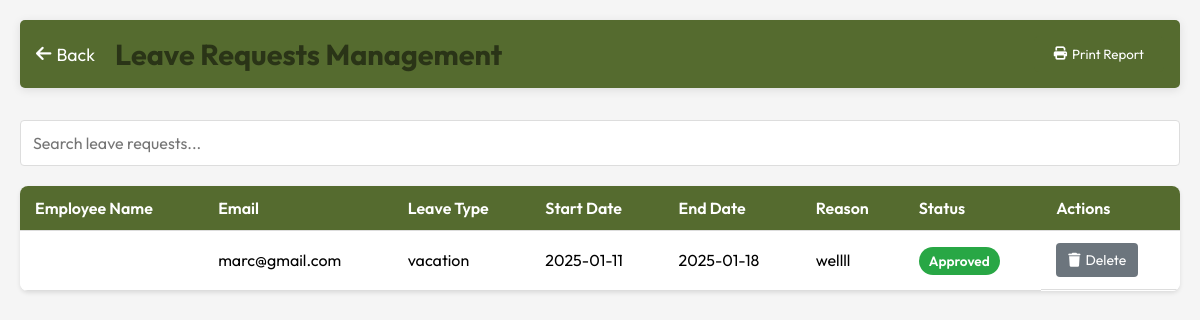
The page /admin/leaveRequests.php (signed in) on the database its author committed.
### tables this page shows
CREATE TABLE `leave_requests` (
  `id` int(11) NOT NULL AUTO_INCREMENT,
  `email` varchar(255) NOT NULL,
  `leave_type` enum('vacation','sick','personal','emergency') NOT NULL,
  `start_date` date NOT NULL,
  `end_date` date NOT NULL,
  `reason` text NOT NULL,
  `status` enum('pending','approved','rejected') DEFAULT 'pending',
  `created_at` timestamp NOT NULL DEFAULT current_timestamp(),
  PRIMARY KEY (`id`)
);

### admin/leaveRequests.php (the view, shortened to what this page needs)
<?php
include("../database/adminAcc_database.php");
$sql = "SELECT lr.*, ed.Fname, ed.Lname
        FROM leave_requests lr
        LEFT JOIN employee_data ed ON lr.email = ed.email
        ORDER BY lr.created_at DESC";
$result = $conn->query($sql);
?>
<!DOCTYPE html>
<html lang="en">
<head>
    <link rel="stylesheet" href="../CSS/leaveRequests.css">
    <link rel="stylesheet" type="text/css" href="../CSS/Loading_screen.css">
    <link rel="stylesheet" href="https://cdnjs.cloudflare.com/ajax/libs/font-awesome/6.6.0/css/all.min.css">
</head>
<body>
    <div class="container">
        <header>
            <div class="header-content">
                <a href="adminPage.php" class="back-btn" onclick="showLoadingScreen()">
                    <i class="fas fa-arrow-left"></i> Back
                </a>
                <h1>Leave Requests Management</h1>
                <button onclick="window.print()" class="print-btn">
                    <i class="fas fa-print"></i> Print Report
                </button>
            </div>
        </header>
        <main>
            <div class="search-container">
                <input type="text" id="searchBar" class="search-bar" placeholder="Search leave requests..." onkeyup="searchRequests()">
            </div>
            <div class="table-container">
                <table>
                    <thead>
                        <tr>
                            <th>Employee Name</th>
                            <th>Email</th>
                            <th>Leave Type</th>
                            <th>Start Date</th>
                            <th>End Date</th>
                            <th>Reason</th>
                            <th>Status</th>
                            <th>Actions</th>
                        </tr>
                    </thead>
                    <tbody>
                        <?php
                        if ($result->num_rows > 0) {
                            while ($row = $result->fetch_assoc()) {
                                ?>
                                <tr>
                                    <td><?php echo htmlspecialchars($row['Fname'] . ' ' . $row['Lname']); ?></td>
                                    <td><?php echo htmlspecialchars($row['email']); ?></td>
                                    <td><?php echo htmlspecialchars($row['leave_type']); ?></td>
                                    <td><?php echo htmlspecialchars($row['start_date']); ?></td>
                                    <td><?php echo htmlspecialchars($row['end_date']); ?></td>
                                    <td><?php echo htmlspecialchars($row['reason']); ?></td>
                                    <td>
                                        <span class="status <?php echo $row['status']; ?>"
                                              data-status="<?php echo ucfirst($row['status']); ?>">
                                            <?php echo ucfirst($row['status']); ?>
                                        </span>
                                    </td>
                                    <td class="actions">
                                        <button class="delete-btn" onclick="deleteRequest(<?php echo $row['id']; ?>)">
                                            <i class="fas fa-trash"></i> Delete
                                        </button>
                                    </td>
                                </tr>
                                <?php
                            }
                        } else {
                            echo "<tr><td colspan='8' style='text-align: center;'>No leave requests found</td></tr>";
                        }
                        ?>
                    </tbody>
                </table>
            </div>
        </main>
    </div>
</body>
</html>

### CSS/leaveRequests.css (style rules this page uses)
:root { --darkest-shade: #2a3417; --darker-shade: #3f4a22; --base-color: #556b2f; --lighter-tint: #708238; --lightest-tint: #99b27a; --extra-lightest-tint: #dbe4d0; }
* { margin: 0; padding: 0; box-sizing: border-box; font-family: 'Outfit', sans-serif; }
body { background-color: var(--extra-lightest-tint); min-height: 100vh; }
.container { max-width: 1200px; margin: 0 auto; padding: 20px; }
header { background-color: white; padding: 20px; margin-bottom: 30px; border-radius: 10px; box-shadow: 0 2px 10px rgba(0, 0, 0, 0.1); }
.header-content { display: flex; align-items: center; gap: 20px; }
.back-btn { color: var(--darkest-shade); text-decoration: none; display: flex; align-items: center; gap: 5px; font-size: 1.1em; transition: color 0.3s ease; }
h1 { color: var(--darkest-shade); font-size: 1.8em; }

### admin/leaveRequests.php (style rules this page uses)
body { font-family: 'Segoe UI', Tahoma, Geneva, Verdana, sans-serif; margin: 0; padding: 0; background-color: #f5f5f5; }
.container { max-width: 1200px; margin: 0 auto; padding: 20px; }
header { background-color: #556B2F; color: white; padding: 1rem; margin-bottom: 2rem; border-radius: 5px; }
.header-content { display: flex; align-items: center; gap: 20px; }
.back-btn { color: white; text-decoration: none; display: flex; align-items: center; }
.print-btn { background-color: #556B2F; color: white; padding: 10px 20px; border: none; border-radius: 5px; cursor: pointer; display: inline-flex; align-items: center; gap: 5px; margin-left: auto; }
.table-container { background: white; border-radius: 8px; box-shadow: 0 2px 4px rgba(0, 0, 0, 0.1); overflow: hidden; margin-top: 20px; }
table { width: 100%; border-collapse: collapse; margin: 0; padding: 0; background-color: white; }
th, td { padding: 12px 15px; text-align: left; border-bottom: 1px solid #ddd; }
th { background-color: #556B2F; color: white; font-weight: 600; }
.status { padding: 5px 10px; border-radius: 15px; font-size: 0.85em; font-weight: 600; }
.approved { background-color: #28a745; color: white; }
.actions { display: flex; gap: 5px; justify-content: flex-start; }
.approve-btn, .reject-btn, .delete-btn { border: none; padding: 8px 12px; border-radius: 4px; cursor: pointer; font-size: 14px; transition: background-color 0.3s; display: flex; align-items: center; gap: 5px; color: white; }
.delete-btn { background-color: #6c757d; }
.search-container { margin-bottom: 20px; }
.search-bar { width: 100%; padding: 12px; border: 1px solid #ddd; border-radius: 4px; font-size: 16px; transition: border-color 0.3s; }

### rows shown on the page
leave_requests: email "marc@gmail.com", leave_type "vacation", start_date "2025-01-11", end_date "2025-01-18", reason "wellll", status "Approved"
